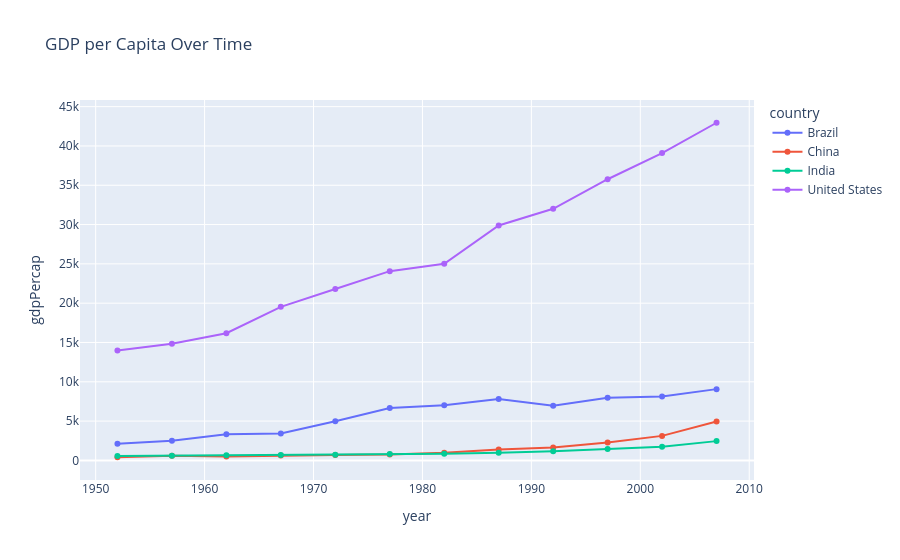

The notebook cell this image was saved under:
### Code cell
# Line chart
df_countries = df[df['country'].isin(['United States', 'China', 'India', 'Brazil'])]
fig = px.line(
    df_countries,
    x='year', y='gdpPercap',
    color='country', markers=True,
    title='GDP per Capita Over Time'
)
fig.update_traces(line_width=2)
fig.show()

### Figure 1 — Plotly figure (JSON) as saved in the notebook; plotly's stock layout.template omitted (floating-point values rounded to 4 significant figures)
{"data": [{"hovertemplate": "country=Brazil<br>year=%{x}<br>gdpPercap=%{y}<extra></extra>", "legendgroup": "Brazil", "line": {"color": "#636efa", "dash": "solid", "width": 2}, "marker": {"symbol": "circle"}, "mode": "lines+markers", "name": "Brazil", "orientation": "v", "showlegend": true, "type": "scatter", "x": [1952, 1957, 1962, 1967, 1972, 1977, 1982, 1987, 1992, 1997, 2002, 2007], "xaxis": "x", "y": [2109.0, 2487.0, 3337.0, 3430.0, 4986.0, 6660.0, 7031.0, 7807.0, 6950.0, 7958.0, 8131.0, 9066.0], "yaxis": "y"}, {"hovertemplate": "country=China<br>year=%{x}<br>gdpPercap=%{y}<extra></extra>", "legendgroup": "China", "line": {"color": "#EF553B", "dash": "solid", "width": 2}, "marker": {"symbol": "circle"}, "mode": "lines+markers", "name": "China", "orientation": "v", "showlegend": true, "type": "scatter", "x": [1952, 1957, 1962, 1967, 1972, 1977, 1982, 1987, 1992, 1997, 2002, 2007], "xaxis": "x", "y": [400.4, 576.0, 487.7, 612.7, 676.9, 741.2, 962.4, 1379.0, 1656.0, 2289.0, 3119.0, 4959.0], "yaxis": "y"}, {"hovertemplate": "country=India<br>year=%{x}<br>gdpPercap=%{y}<extra></extra>", "legendgroup": "India", "line": {"color": "#00cc96", "dash": "solid", "width": 2}, "marker": {"symbol": "circle"}, "mode": "lines+markers", "name": "India", "orientation": "v", "showlegend": true, "type": "scatter", "x": [1952, 1957, 1962, 1967, 1972, 1977, 1982, 1987, 1992, 1997, 2002, 2007], "xaxis": "x", "y": [546.6, 590.1, 658.3, 700.8, 724.0, 813.3, 855.7, 976.5, 1164.0, 1459.0, 1747.0, 2452.0], "yaxis": "y"}, {"hovertemplate": "country=United States<br>year=%{x}<br>gdpPercap=%{y}<extra></extra>", "legendgroup": "United States", "line": {"color": "#ab63fa", "dash": "solid", "width": 2}, "marker": {"symbol": "circle"}, "mode": "lines+markers", "name": "United States", "orientation": "v", "showlegend": true, "type": "scatter", "x": [1952, 1957, 1962, 1967, 1972, 1977, 1982, 1987, 1992, 1997, 2002, 2007], "xaxis": "x", "y": [13990.0, 14850.0, 16170.0, 19530.0, 21810.0, 24070.0, 25010.0, 29880.0, 32000.0, 35770.0, 39100.0, 42950.0], "yaxis": "y"}], "layout": {"legend": {"title": {"text": "country"}, "tracegroupgap": 0}, "title": {"text": "GDP per Capita Over Time"}, "xaxis": {"anchor": "y", "domain": [0.0, 1.0], "title": {"text": "year"}}, "yaxis": {"anchor": "x", "domain": [0.0, 1.0], "title": {"text": "gdpPercap"}}}}
